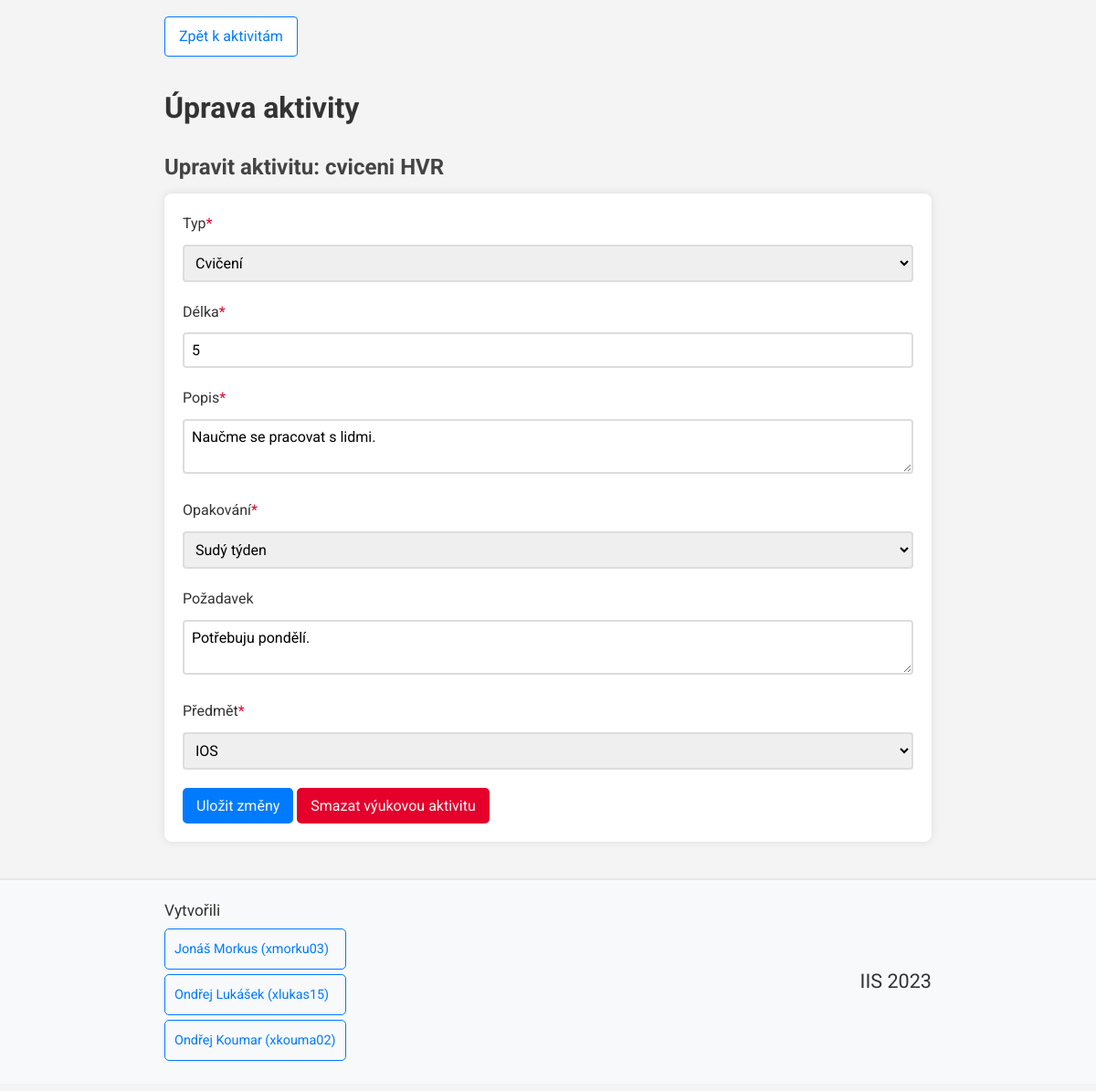
The page /views/activity_views/activity_info.php?ID_Aktiv=21 (signed in) on the database as committed earlier.
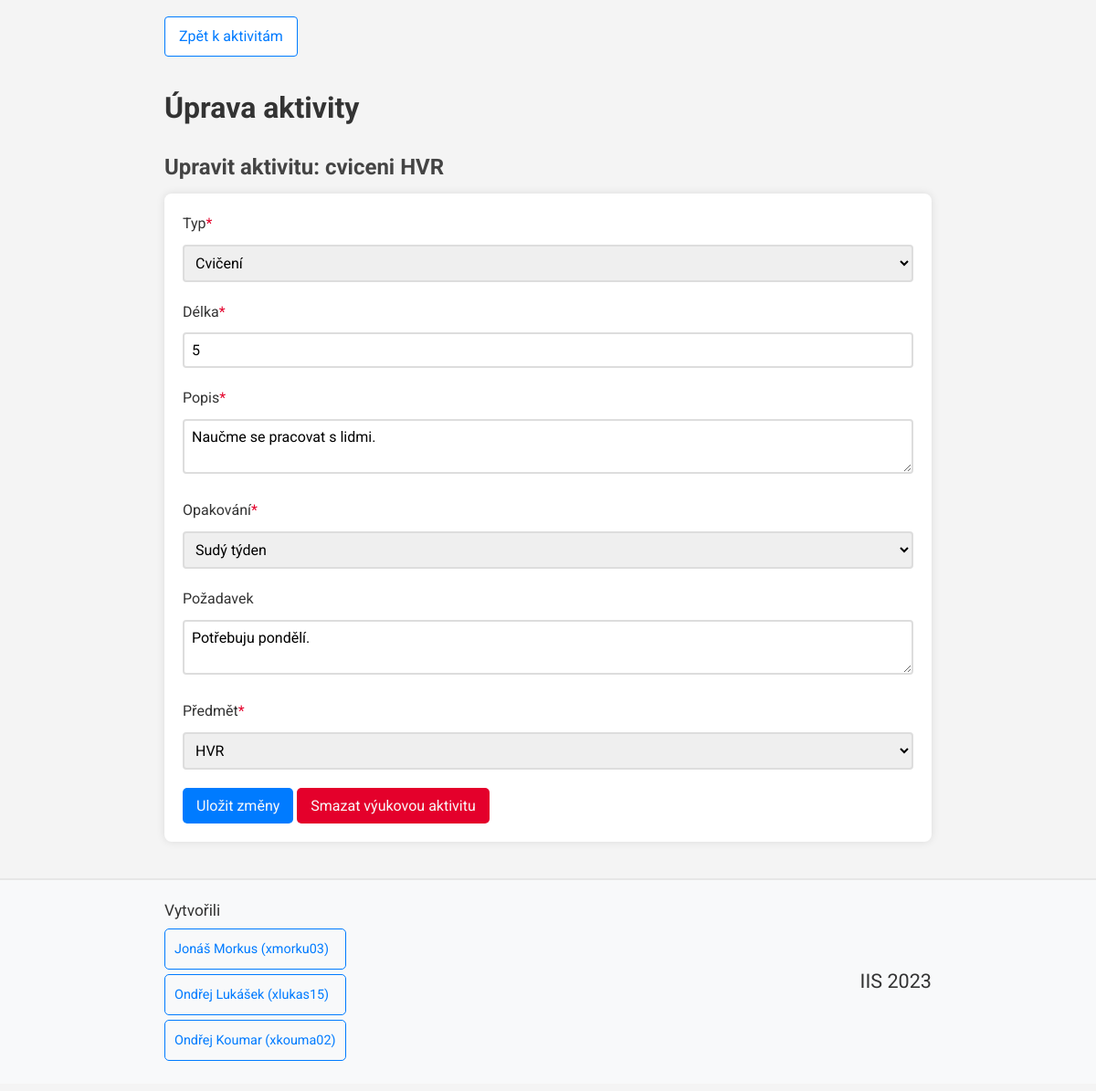
The same page on the database as committed later.
### tables this page shows
CREATE TABLE Osoba (
	ID_Osoba INT(5) NOT NULL AUTO_INCREMENT,
	jmeno varchar(15) NOT NULL,
	prijmeni varchar(15) NOT NULL,
	email varchar(50) NOT NULL,
    heslo varchar(255) NOT NULL,  
	telefon INT(9) NOT NULL,
    role varchar(4) NOT NULL,  
	PRIMARY KEY (ID_Osoba)
);

### misc/db_conn_parameters.php (called while the page is built)
<?php
function getDbConnectionParams()
{
    $connString = "mysql:host=db;dbname=mydatabase";
    $userName = "myuser";
    $password = "mypassword";
    $options = array(
        PDO::MYSQL_ATTR_INIT_COMMAND => "SET NAMES 'utf8'"
    );
    return array(
        "connString" => $connString,
        "userName" => $userName,
        "password" => $password,
        "options" => $options
    );
}

### services/activity_service.php (called while the page is built, shortened)
<?php
require_once __DIR__ . "/../misc/db_conn_parameters.php";
class activityService {
    private PDO $pdo;
    function __construct()
    {
        try {
            $params = getDbConnectionParams();
            $this->pdo = new PDO($params["connString"], $params["userName"], $params["password"], $params["options"]);
        }
        catch (PDOException $e) {
            error_log("Error connecting to database: " . $e->getMessage());
        }
    }
    function getActivityInfo($id){
        try {
            $stmt = $this->pdo->prepare("SELECT * FROM Vyuk_aktivita WHERE ID_Aktiv = (?)");
            $stmt->execute(array($id));
            return $stmt->fetch(PDO::FETCH_ASSOC);
        }
        catch (PDOException $e) {
            error_log("Data input unsuccessful");
            return null;
        }
    }
}

### services/user_service.php (called while the page is built, shortened)
<?php
require_once __DIR__ . "/../misc/db_conn_parameters.php";
class userService {
    private PDO $pdo;
    function __construct()
    {
        try {
            $params = getDbConnectionParams();
            $this->pdo = new PDO($params["connString"], $params["userName"], $params["password"], $params["options"]);
        }
        catch (PDOException $e) {
            error_log("Error connecting to database: " . $e->getMessage());
        }
    }
    function getRole($ID) {
        try {
            $stmt = $this->pdo->prepare("SELECT role FROM Osoba WHERE ID_Osoba = ?");
            $stmt->execute(array($ID));
            $output = $stmt->fetch(PDO::FETCH_ASSOC);
            return $output['role'];
        }
        catch (PDOException $e) {
            error_log("Fetch of user role unsuccessful: " . $e->getMessage());
            return null;
        }
    }
}

### services/subject_service.php (called while the page is built, shortened)
<?php
require_once __DIR__ . "/../misc/db_conn_parameters.php";
class subjectService {
    private PDO $pdo;
    function __construct()
    {
        try {
            $params = getDbConnectionParams();
            $this->pdo = new PDO($params["connString"], $params["userName"], $params["password"], $params["options"]);
        }
        catch (PDOException $e) {
            error_log("Error connecting to database: " . $e->getMessage());
        }
    }
    function getSubjectIDs() {
        try {
            $stmt = $this->pdo->prepare("SELECT zkratka FROM Predmet");
            $stmt->execute();
            $subjectArray = array();
            while ($row = $stmt->fetch(PDO::FETCH_ASSOC)) {
                $subjectArray[] = $row['zkratka'];
            }
            return $subjectArray;
        }
        catch (PDOException $e) {
            return "Could not get subject IDs: " . $e->getMessage();
        }
    }
}

### views/activity_views/activity_info.php (the view, shortened to what the changed rows need)
<?php
require_once "../../common.php";
require_once "../../services/activity_service.php";
require_once "../../services/subject_service.php";
require_once "../../services/user_service.php";
$subjectService = new subjectService();
$activityService = new activityService();
$infoArray = $activityService->getActivityInfo($_GET["ID_Aktiv"]);
$isAdmin = false;
$userService = new userService();
if ($userService->getRole($_SESSION['user_id']) == 'admi') {
    $isAdmin = true;
}
?>
<h1>
    Úprava aktivity
</h1>
<h2>
    Upravit aktivitu: <?= $infoArray['typ'] . " " . $infoArray['predmet']; ?>
</h2>
<form action="../../controllers/activity_controllers/activity_edit.php" method="post" onsubmit="return validateForm(fields);">
    <label for="typ">Typ<?= requiredField(); ?></label>
    <select id="typ" name="typ">
        <option value="cviceni" <?php if (isset($infoArray["typ"])) echo checkSelect("cviceni", $infoArray['typ']) ?>>Cvičení</option>
    </select><br>
    <label for="delka">Délka<?= requiredField(); ?></label>
    <input type="text" name="delka" value="<?php if (isset($infoArray["delka"])) echo $infoArray['delka']; ?>" id="delka"/>
    <br>
    <label for="popis">Popis<?= requiredField(); ?></label>
    <textarea name="popis" id="popis"><?php if (isset($infoArray["popis"])) echo $infoArray['popis']; ?></textarea>
    <br>
    <label for="opakovani">Opakování<?= requiredField(); ?></label>
    <select id="opakovani" name="opakovani">
        <option value="ST" <?php if (isset($infoArray["opakovani"])) echo checkSelect("ST", $infoArray['opakovani']) ?>>Sudý týden</option>
    </select><br>
    <label for="pozadavek">Požadavek</label>
    <textarea name="pozadavek" id="pozadavek"><?= $infoArray['pozadavek']; ?></textarea>
    <br>
    <label for="predmet">Předmět<?= requiredField(); ?></label>
    <select id="predmet" name="predmet">
        <?php
        if ($isAdmin) {
            $subjects = $subjectService->getSubjectIDs();
            foreach ($subjects as $subject) {
                echo "<option value='" . $subject . "'>" . $subject . "</option>";
            }
        }
        else {
            $subjects = $subjectService->getGarantedSubjects($_SESSION['user_id']);
            foreach ($subjects as $subject) {
                echo "<option value='" . $subject['zkratka'] . "'>" . $subject['zkratka'] . "</option>";
            }
        }
        ?>
    </select>
    <br>
    <input type="submit" value="Uložit změny">
    <input type="submit" formaction="../../controllers/activity_controllers/activity_delete.php" value="Smazat výukovou aktivitu" class="btnRemove2">
</form>

Rows that differ between the two databases and show on the page:
changed osoba: predmet "IOS" → "HVR"
